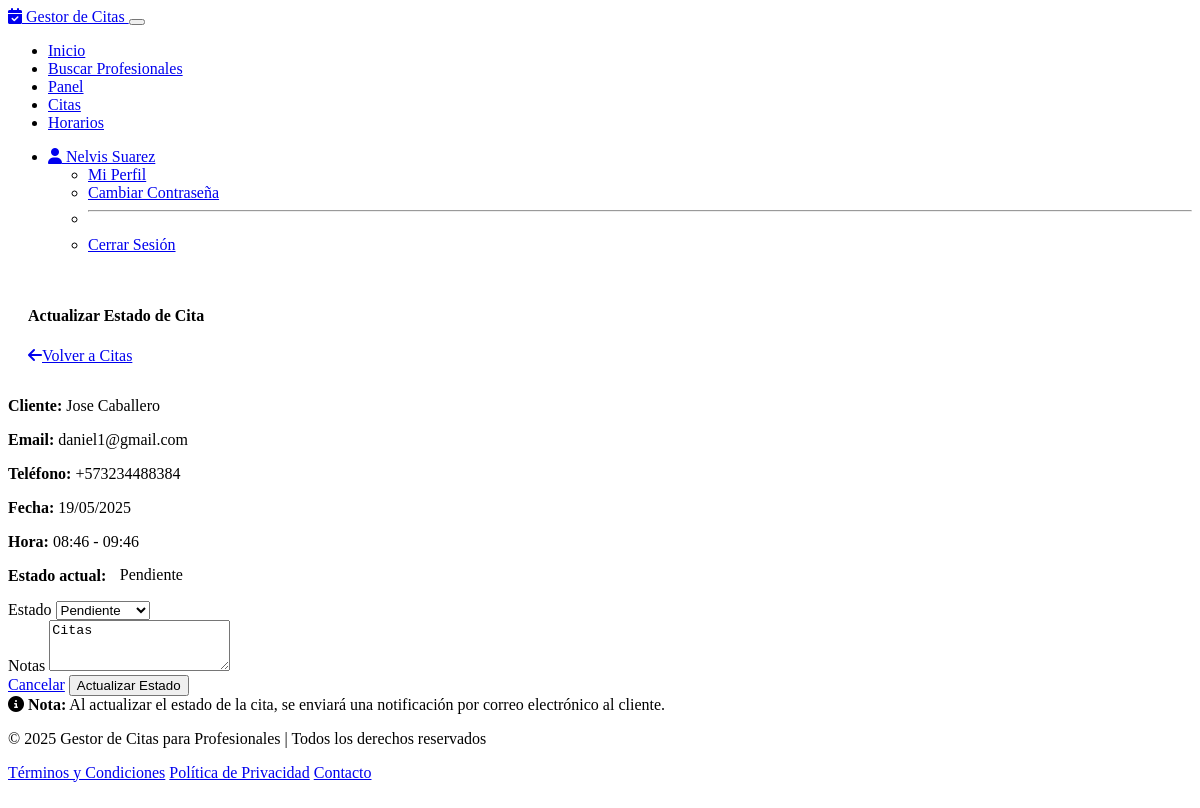
The app's page /professional/update_appointment/1 (signed in) with its own data.
### models.py (models this page shows, shortened)
class User(UserMixin, db.Model):
    id = db.Column(db.Integer, primary_key=True)
    username = db.Column(db.String(64), unique=True, nullable=False, index=True)
    email = db.Column(db.String(120), unique=True, nullable=False, index=True)
    password_hash = db.Column(db.String(256), nullable=False)
    first_name = db.Column(db.String(64), nullable=False)
    last_name = db.Column(db.String(64), nullable=False)
    phone = db.Column(db.String(20))
    role = db.Column(db.String(20), nullable=False, default='client')
    created_at = db.Column(db.DateTime, default=datetime.utcnow)
    is_active = db.Column(db.Boolean, default=True)
    last_login = db.Column(db.DateTime)
    professional = db.relationship('Professional', uselist=False, back_populates='user', cascade='all, delete-orphan')
    client = db.relationship('Client', uselist=False, back_populates='user', cascade='all, delete-orphan')
    def get_full_name(self):
        return f"{self.first_name} {self.last_name}"
    def is_professional(self):
        return self.role == 'professional'
    def is_client(self):
        return self.role == 'client'

class Appointment(db.Model):
    id = db.Column(db.Integer, primary_key=True)
    professional_id = db.Column(db.Integer, db.ForeignKey('professional.id'), nullable=False)
    client_id = db.Column(db.Integer, db.ForeignKey('client.id'), nullable=False)
    date = db.Column(db.Date, nullable=False)
    start_time = db.Column(db.Time, nullable=False)
    end_time = db.Column(db.Time, nullable=False)
    status = db.Column(db.String(20), default='pending')  # pending, confirmed, cancelled, completed
    notes = db.Column(db.Text)
    created_at = db.Column(db.DateTime, default=datetime.utcnow)
    cost = db.Column(db.Float, default=50.0)  # Default cost in currency units
    payment_status = db.Column(db.String(20), default='pending')  # pending, paid, refunded, failed
    payment_id = db.Column(db.String(100))  # Stripe payment/checkout session ID
    payment_timestamp = db.Column(db.DateTime)  # When the payment was processed
    refund_id = db.Column(db.String(100))  # Stripe refund ID
    refund_timestamp = db.Column(db.DateTime)  # When the refund was processed
    professional = db.relationship('Professional', back_populates='appointments')
    client = db.relationship('Client', back_populates='appointments')

### routes/professional.py (the view)
@professional_bp.route('/update_appointment/<int:appointment_id>', methods=['GET', 'POST'])
@login_required
def update_appointment(appointment_id):
    if not current_user.is_professional():
        flash('No tienes permisos para acceder a esta página', 'danger')
        return redirect(url_for('main.index'))
    appointment = Appointment.query.get_or_404(appointment_id)
    professional = Professional.query.filter_by(user_id=current_user.id).first()
    if appointment.professional_id != professional.id:
        flash('No tienes permiso para actualizar esta cita', 'danger')
        return redirect(url_for('professional.appointments'))
    form = AppointmentStatusForm()
    if form.validate_on_submit():
        appointment.status = form.status.data
        appointment.notes = form.notes.data
        db.session.commit()
        send_confirmation_email(appointment)
        flash('Estado de la cita actualizado correctamente', 'success')
        return redirect(url_for('professional.appointments'))
    elif request.method == 'GET':
        form.status.data = appointment.status
        form.notes.data = appointment.notes
    return render_template('professional/update_appointment.html',
                          form=form,
                          appointment=appointment)

### forms.py
class AppointmentStatusForm(FlaskForm):
    status = SelectField('Estado', choices=[
        ('pending', 'Pendiente'),
        ('confirmed', 'Confirmada'),
        ('cancelled', 'Cancelada'),
        ('completed', 'Completada')
    ])
    notes = TextAreaField('Notas', validators=[Optional(), Length(max=500)])
    submit = SubmitField('Actualizar Estado')

### app.py (called while the page is built)
@login_manager.user_loader
def load_user(user_id):
    from models import User
    from sqlalchemy.exc import PendingRollbackError
    try:
        return User.query.get(int(user_id))
    except PendingRollbackError:
        db.session.rollback()
        return User.query.get(int(user_id))

### templates/professional/update_appointment.html (shortened to what this page needs)
{% extends 'base.html' %}
{% block content %}
<div class="container">
    <div class="row justify-content-center">
        <div class="col-md-8">
            <div class="card border-0 bg-dark shadow-sm">
                <div class="card-header bg-dark border-bottom d-flex justify-content-between align-items-center">
                    <h4 class="mb-0">Actualizar Estado de Cita</h4>
                    <a href="{{ url_for('professional.appointments') }}" class="btn btn-sm btn-outline-primary">
                        <i class="fas fa-arrow-left me-2"></i>Volver a Citas
                    </a>
                </div>
                <div class="card-body">
                    <div class="mb-4">
                        <div class="row">
                            <div class="col-md-6">
                                <p><strong>Cliente:</strong> {{ appointment.client.user.get_full_name() }}</p>
                                <p><strong>Email:</strong> {{ appointment.client.user.email }}</p>
                                <p><strong>Teléfono:</strong> {{ appointment.client.user.phone or 'No disponible' }}</p>
                            </div>
                            <div class="col-md-6">
                                <p><strong>Fecha:</strong> {{ appointment.date.strftime('%d/%m/%Y') }}</p>
                                <p><strong>Hora:</strong> {{ appointment.start_time.strftime('%H:%M') }} - {{ appointment.end_time.strftime('%H:%M') }}</p>
                                <p><strong>Estado actual:</strong>
                                    {% if appointment.status == 'pending' %}
                                        <span class="badge bg-warning">Pendiente</span>
                                    {% elif appointment.status == 'confirmed' %}
                                        <span class="badge bg-success">Confirmada</span>
                                    {% elif appointment.status == 'cancelled' %}
                                        <span class="badge bg-danger">Cancelada</span>
                                    {% elif appointment.status == 'completed' %}
                                        <span class="badge bg-info">Completada</span>
                                    {% endif %}
                                </p>
                            </div>
                        </div>
                    </div>
                    <form method="POST" action="{{ url_for('professional.update_appointment', appointment_id=appointment.id) }}">
                        <div class="mb-3">
                            <label for="{{ form.status.id }}" class="form-label">{{ form.status.label }}</label>
                            {{ form.status(class="form-select") }}
                        </div>
                        <div class="mb-3">
                            <label for="{{ form.notes.id }}" class="form-label">{{ form.notes.label }}</label>
                            {{ form.notes(class="form-control", rows=3) }}
                        </div>
                        <div class="d-flex justify-content-between">
                            <a href="{{ url_for('professional.appointments') }}" class="btn btn-outline-secondary">Cancelar</a>
                            {{ form.submit(class="btn btn-primary") }}
                        </div>
                    </form>
                </div>
            </div>
            <div class="alert alert-info mt-4">
                <i class="fas fa-info-circle me-2"></i>
                <strong>Nota:</strong> Al actualizar el estado de la cita, se enviará una notificación por correo electrónico al cliente.
            </div>
        </div>
    </div>
</div>
{% endblock %}

### templates/base.html (shortened to what this page needs)
<!DOCTYPE html>
<html lang="es" data-bs-theme="dark">
<head>
    <link rel="stylesheet" href="https://cdn.replit.com/agent/bootstrap-agent-dark-theme.min.css">
    <link rel="stylesheet" href="https://cdnjs.cloudflare.com/ajax/libs/font-awesome/6.4.0/css/all.min.css">
    <link rel="stylesheet" href="{{ url_for('static', filename='css/custom.css') }}">
</head>
<body>
    <nav class="navbar navbar-expand-lg navbar-dark bg-dark mb-4">
        <div class="container">
            <a class="navbar-brand" href="{{ url_for('main.index') }}">
                <i class="fas fa-calendar-check"></i> Gestor de Citas
            </a>
            <button class="navbar-toggler" type="button" data-bs-toggle="collapse" data-bs-target="#navbarNav"
                    aria-controls="navbarNav" aria-expanded="false" aria-label="Toggle navigation">
            </button>
            <div class="collapse navbar-collapse" id="navbarNav">
                <ul class="navbar-nav me-auto">
                    <li class="nav-item">
                        <a class="nav-link" href="{{ url_for('main.index') }}">Inicio</a>
                    </li>
                    <li class="nav-item">
                        <a class="nav-link" href="{{ url_for('main.search') }}">Buscar Profesionales</a>
                    </li>
                    {% if current_user.is_authenticated %}
                        {% if current_user.is_client() %}
                            <li class="nav-item">
                                <a class="nav-link" href="{{ url_for('client.my_appointments') }}">Mis Citas</a>
                            </li>
                        {% elif current_user.is_professional() %}
                            <li class="nav-item">
                                <a class="nav-link" href="{{ url_for('professional.dashboard') }}">Panel</a>
                            </li>
                            <li class="nav-item">
                                <a class="nav-link" href="{{ url_for('professional.appointments') }}">Citas</a>
                            </li>
                            <li class="nav-item">
                                <a class="nav-link" href="{{ url_for('professional.schedule') }}">Horarios</a>
                            </li>
                        {% endif %}
                    {% endif %}
                </ul>
                <ul class="navbar-nav">
                    {% if current_user.is_authenticated %}
                        <li class="nav-item dropdown">
                            <a class="nav-link dropdown-toggle" href="#" id="userDropdown" role="button"
                               data-bs-toggle="dropdown" aria-expanded="false">
                                <i class="fas fa-user"></i> {{ current_user.username }}
                            </a>
                            <ul class="dropdown-menu dropdown-menu-end" aria-labelledby="userDropdown">
                                {% if current_user.is_professional() %}
                                    <li><a class="dropdown-item" href="{{ url_for('professional.profile') }}">Mi Perfil</a></li>
                                {% elif current_user.is_client() %}
                                    <li><a class="dropdown-item" href="{{ url_for('client.profile') }}">Mi Perfil</a></li>
                                {% endif %}
                                <li><a class="dropdown-item" href="{{ url_for('auth.change_password') }}">Cambiar Contraseña</a></li>
                                <li><hr class="dropdown-divider"></li>
                                <li><a class="dropdown-item" href="{{ url_for('auth.logout') }}">Cerrar Sesión</a></li>
                            </ul>
                        </li>
                    {% endif %}
                </ul>
            </div>
        </div>
    </nav>
    <main class="container py-4">
        {% block content %}{% endblock %}
    </main>
    <footer class="py-4 bg-dark text-white mt-5">
        <div class="container text-center">
            <p>&copy; 2025 Gestor de Citas para Profesionales | Todos los derechos reservados</p>
            <p class="small">
                <a href="#" class="text-white text-decoration-none me-3">Términos y Condiciones</a>
                <a href="#" class="text-white text-decoration-none me-3">Política de Privacidad</a>
                <a href="#" class="text-white text-decoration-none">Contacto</a>
            </p>
        </div>
    </footer>
</body>
</html>

### static/css/custom.css (style rules this page uses)
body { min-height: 100vh; display: flex; flex-direction: column; }
main { flex: 1 0 auto; }
.badge { font-weight: 500; padding: 0.4em 0.6em; }
.dropdown-menu { min-width: 12rem; }
footer { margin-top: auto; padding-bottom: 20px; }
.alert { border: none; }
.card-header { padding: 1rem 1.25rem; }

### records on screen
User: username "Nelvis Suarez"
User: client.user.get_full_name "Jose Caballero", client.user.email "daniel1@gmail.com", client.user "+573234488384"
Appointment: date "19/05/2025", start_time "08:46", end_time "09:46", status "Pendiente", notes "Citas"
